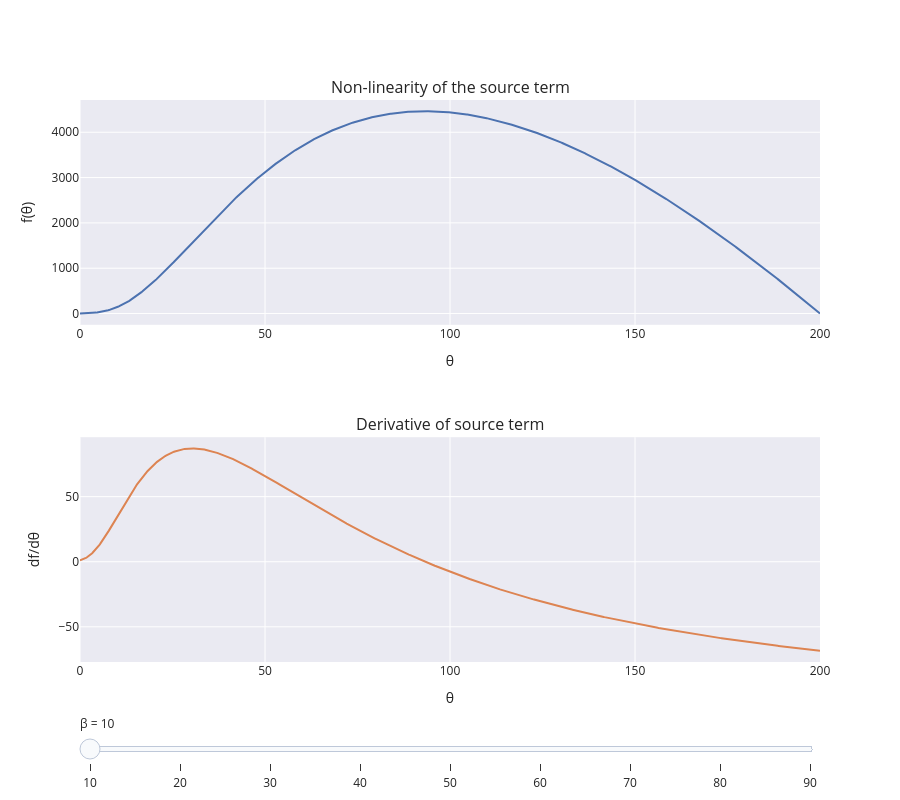

The cell this chart's notebook holds for it:
### Markdown cell above
## Source term

### Code cell
Tr = 200.0
theta = np.linspace(0, Tr, 1000)
beta_range = np.arange(10, 100, 10)

plot_source_term(Tr, theta, beta_range)

### Figure 1 — Plotly figure (JSON) as saved in the notebook; plotly's stock layout.template omitted (floating-point values rounded to 4 significant figures; data arrays with more than 128 entries replaced by an {"elided": "..."} marker saying what was removed)
{"data": [{"name": "f", "showlegend": false, "type": "scatter", "visible": true, "x": {"elided": "1000 float values"}, "xaxis": "x", "y": {"elided": "1000 float values"}, "yaxis": "y"}, {"name": "df/dθ", "showlegend": false, "type": "scatter", "visible": true, "x": {"elided": "1000 float values"}, "xaxis": "x2", "y": {"elided": "1000 float values"}, "yaxis": "y2"}, {"name": "f", "showlegend": false, "type": "scatter", "visible": false, "x": {"elided": "1000 float values"}, "xaxis": "x", "y": {"elided": "1000 float values"}, "yaxis": "y"}, {"name": "df/dθ", "showlegend": false, "type": "scatter", "visible": false, "x": {"elided": "1000 float values"}, "xaxis": "x2", "y": {"elided": "1000 float values"}, "yaxis": "y2"}, {"name": "f", "showlegend": false, "type": "scatter", "visible": false, "x": {"elided": "1000 float values"}, "xaxis": "x", "y": {"elided": "1000 float values"}, "yaxis": "y"}, {"name": "df/dθ", "showlegend": false, "type": "scatter", "visible": false, "x": {"elided": "1000 float values"}, "xaxis": "x2", "y": {"elided": "1000 float values"}, "yaxis": "y2"}, {"name": "f", "showlegend": false, "type": "scatter", "visible": false, "x": {"elided": "1000 float values"}, "xaxis": "x", "y": {"elided": "1000 float values"}, "yaxis": "y"}, {"name": "df/dθ", "showlegend": false, "type": "scatter", "visible": false, "x": {"elided": "1000 float values"}, "xaxis": "x2", "y": {"elided": "1000 float values"}, "yaxis": "y2"}, {"name": "f", "showlegend": false, "type": "scatter", "visible": false, "x": {"elided": "1000 float values"}, "xaxis": "x", "y": {"elided": "1000 float values"}, "yaxis": "y"}, {"name": "df/dθ", "showlegend": false, "type": "scatter", "visible": false, "x": {"elided": "1000 float values"}, "xaxis": "x2", "y": {"elided": "1000 float values"}, "yaxis": "y2"}, {"name": "f", "showlegend": false, "type": "scatter", "visible": false, "x": {"elided": "1000 float values"}, "xaxis": "x", "y": {"elided": "1000 float values"}, "yaxis": "y"}, {"name": "df/dθ", "showlegend": false, "type": "scatter", "visible": false, "x": {"elided": "1000 float values"}, "xaxis": "x2", "y": {"elided": "1000 float values"}, "yaxis": "y2"}, {"name": "f", "showlegend": false, "type": "scatter", "visible": false, "x": {"elided": "1000 float values"}, "xaxis": "x", "y": {"elided": "1000 float values"}, "yaxis": "y"}, {"name": "df/dθ", "showlegend": false, "type": "scatter", "visible": false, "x": {"elided": "1000 float values"}, "xaxis": "x2", "y": {"elided": "1000 float values"}, "yaxis": "y2"}, {"name": "f", "showlegend": false, "type": "scatter", "visible": false, "x": {"elided": "1000 float values"}, "xaxis": "x", "y": {"elided": "1000 float values"}, "yaxis": "y"}, {"name": "df/dθ", "showlegend": false, "type": "scatter", "visible": false, "x": {"elided": "1000 float values"}, "xaxis": "x2", "y": {"elided": "1000 float values"}, "yaxis": "y2"}, {"name": "f", "showlegend": false, "type": "scatter", "visible": false, "x": {"elided": "1000 float values"}, "xaxis": "x", "y": {"elided": "1000 float values"}, "yaxis": "y"}, {"name": "df/dθ", "showlegend": false, "type": "scatter", "visible": false, "x": {"elided": "1000 float values"}, "xaxis": "x2", "y": {"elided": "1000 float values"}, "yaxis": "y2"}], "layout": {"annotations": [{"font": {"size": 16}, "showarrow": false, "text": "Non-linearity of the source term", "x": 0.5, "xanchor": "center", "xref": "paper", "y": 1, "yanchor": "bottom", "yref": "paper"}, {"font": {"size": 16}, "showarrow": false, "text": "Derivative of source term", "x": 0.5, "xanchor": "center", "xref": "paper", "y": 0.4, "yanchor": "bottom", "yref": "paper"}], "height": 800, "sliders": [{"currentvalue": {"prefix": "β = "}, "pad": {"t": 50}, "steps": [{"args": [{"visible": [true, true, false, false, false, false, false, false, false, false, false, false, false, false, false, false, false, false]}], "label": "10", "method": "update"}, {"args": [{"visible": [false, false, true, true, false, false, false, false, false, false, false, false, false, false, false, false, false, false]}], "label": "20", "method": "update"}, {"args": [{"visible": [false, false, false, false, true, true, false, false, false, false, false, false, false, false, false, false, false, false]}], "label": "30", "method": "update"}, {"args": [{"visible": [false, false, false, false, false, false, true, true, false, false, false, false, false, false, false, false, false, false]}], "label": "40", "method": "update"}, {"args": [{"visible": [false, false, false, false, false, false, false, false, true, true, false, false, false, false, false, false, false, false]}], "label": "50", "method": "update"}, {"args": [{"visible": [false, false, false, false, false, false, false, false, false, false, true, true, false, false, false, false, false, false]}], "label": "60", "method": "update"}, {"args": [{"visible": [false, false, false, false, false, false, false, false, false, false, false, false, true, true, false, false, false, false]}], "label": "70", "method": "update"}, {"args": [{"visible": [false, false, false, false, false, false, false, false, false, false, false, false, false, false, true, true, false, false]}], "label": "80", "method": "update"}, {"args": [{"visible": [false, false, false, false, false, false, false, false, false, false, false, false, false, false, false, false, true, true]}], "label": "90", "method": "update"}]}], "xaxis": {"anchor": "y", "domain": [0, 1], "title": {"text": "θ"}}, "xaxis2": {"anchor": "y2", "domain": [0, 1], "title": {"text": "θ"}}, "yaxis": {"anchor": "x", "domain": [0.6, 1], "title": {"text": "f(θ)"}}, "yaxis2": {"anchor": "x2", "domain": [0, 0.4], "title": {"text": "df/dθ"}}}}
